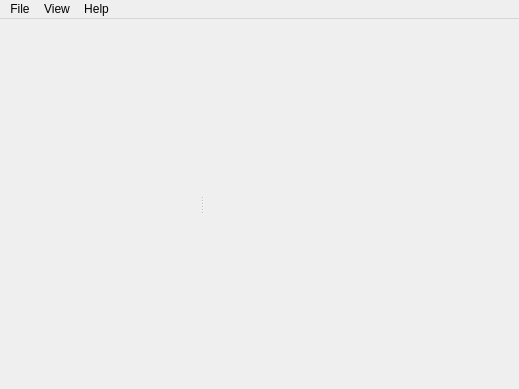
<?xml version="1.0" encoding="UTF-8"?>
<ui version="4.0">
 <class>Upplay</class>
 <widget class="QMainWindow" name="Upplay">
  <property name="geometry">
   <rect>
    <x>0</x>
    <y>0</y>
    <width>519</width>
    <height>389</height>
   </rect>
  </property>
  <property name="sizePolicy">
   <sizepolicy hsizetype="Preferred" vsizetype="Preferred">
    <horstretch>0</horstretch>
    <verstretch>0</verstretch>
   </sizepolicy>
  </property>
  <property name="focusPolicy">
   <enum>Qt::StrongFocus</enum>
  </property>
  <property name="windowTitle">
   <string>Upplay Player</string>
  </property>
  <property name="windowIcon">
   <iconset>
    <normaloff>../../.designer/backup/icons/play.png</normaloff>../../.designer/backup/icons/play.png</iconset>
  </property>
  <property name="toolButtonStyle">
   <enum>Qt::ToolButtonIconOnly</enum>
  </property>
  <property name="documentMode">
   <bool>false</bool>
  </property>
  <property name="unifiedTitleAndToolBarOnMac">
   <bool>true</bool>
  </property>
  <widget class="QWidget" name="centralwidget">
   <layout class="QVBoxLayout" name="verticalLayout_2">
    <property name="spacing">
     <number>0</number>
    </property>
    <property name="margin">
     <number>0</number>
    </property>
    <item>
     <widget class="QSplitter" name="splitter">
      <property name="orientation">
       <enum>Qt::Horizontal</enum>
      </property>
      <widget class="QWidget" name="layoutWidget">
       <layout class="QVBoxLayout" name="verticalLayout" stretch="0,1">
        <property name="spacing">
         <number>2</number>
        </property>
        <item>
         <widget class="PlayerWidget" name="player_w" native="true">
          <property name="sizePolicy">
           <sizepolicy hsizetype="Expanding" vsizetype="Fixed">
            <horstretch>0</horstretch>
            <verstretch>0</verstretch>
           </sizepolicy>
          </property>
         </widget>
        </item>
        <item>
         <widget class="QWidget" name="playlist_widget" native="true">
          <property name="sizePolicy">
           <sizepolicy hsizetype="Preferred" vsizetype="Preferred">
            <horstretch>0</horstretch>
            <verstretch>1</verstretch>
           </sizepolicy>
          </property>
          <property name="minimumSize">
           <size>
            <width>200</width>
            <height>0</height>
           </size>
          </property>
         </widget>
        </item>
       </layout>
      </widget>
      <widget class="QWidget" name="library_widget" native="true">
       <property name="sizePolicy">
        <sizepolicy hsizetype="Preferred" vsizetype="Preferred">
         <horstretch>2</horstretch>
         <verstretch>0</verstretch>
        </sizepolicy>
       </property>
       <property name="minimumSize">
        <size>
         <width>200</width>
         <height>0</height>
        </size>
       </property>
       <property name="focusPolicy">
        <enum>Qt::StrongFocus</enum>
       </property>
       <property name="styleSheet">
        <string notr="true"/>
       </property>
      </widget>
     </widget>
    </item>
   </layout>
  </widget>
  <widget class="QMenuBar" name="menubar">
   <property name="geometry">
    <rect>
     <x>0</x>
     <y>0</y>
     <width>519</width>
     <height>25</height>
    </rect>
   </property>
   <property name="defaultUp">
    <bool>false</bool>
   </property>
   <property name="nativeMenuBar">
    <bool>false</bool>
   </property>
   <widget class="QMenu" name="menuFle">
    <property name="title">
     <string>File</string>
    </property>
    <addaction name="actionChange_Media_Renderer"/>
    <addaction name="separator"/>
    <addaction name="actionSave_Playlist"/>
    <addaction name="actionLoad_Playlist"/>
    <addaction name="separator"/>
    <addaction name="action_Close"/>
   </widget>
   <widget class="QMenu" name="menuView">
    <property name="styleSheet">
     <string notr="true"/>
    </property>
    <property name="title">
     <string>View</string>
    </property>
    <addaction name="action_viewLibrary"/>
    <addaction name="action_viewSearchPanel"/>
    <addaction name="action_smallPlaylistItems"/>
    <addaction name="separator"/>
    <addaction name="action_Dark"/>
    <addaction name="action_Fullscreen"/>
    <addaction name="separator"/>
    <addaction name="action_Preferences"/>
   </widget>
   <widget class="QMenu" name="menuAbout">
    <property name="title">
     <string>Help</string>
    </property>
    <addaction name="action_help"/>
    <addaction name="action_about"/>
   </widget>
   <addaction name="menuFle"/>
   <addaction name="menuView"/>
   <addaction name="menuAbout"/>
  </widget>
  <action name="action_Close">
   <property name="text">
    <string>Close</string>
   </property>
   <property name="shortcut">
    <string>Ctrl+Q</string>
   </property>
  </action>
  <action name="action_Dark">
   <property name="checkable">
    <bool>true</bool>
   </property>
   <property name="text">
    <string>Dark</string>
   </property>
  </action>
  <action name="action_help">
   <property name="text">
    <string>Help</string>
   </property>
  </action>
  <action name="action_about">
   <property name="text">
    <string>About</string>
   </property>
  </action>
  <action name="action_viewLibrary">
   <property name="checkable">
    <bool>true</bool>
   </property>
   <property name="checked">
    <bool>true</bool>
   </property>
   <property name="text">
    <string>&amp;Library</string>
   </property>
   <property name="shortcutContext">
    <enum>Qt::ApplicationShortcut</enum>
   </property>
  </action>
  <action name="action_Fullscreen">
   <property name="checkable">
    <bool>true</bool>
   </property>
   <property name="text">
    <string>Fullscreen</string>
   </property>
  </action>
  <action name="action_Preferences">
   <property name="checkable">
    <bool>false</bool>
   </property>
   <property name="text">
    <string>Preferences</string>
   </property>
  </action>
  <action name="action_smallPlaylistItems">
   <property name="checkable">
    <bool>true</bool>
   </property>
   <property name="text">
    <string>Small Playlist Items</string>
   </property>
  </action>
  <action name="actionChange_Media_Renderer">
   <property name="text">
    <string>Change Media Renderer</string>
   </property>
  </action>
  <action name="action_viewSearchPanel">
   <property name="checkable">
    <bool>true</bool>
   </property>
   <property name="text">
    <string>Search panel</string>
   </property>
  </action>
  <action name="actionSave_Playlist">
   <property name="text">
    <string>Save Playlist</string>
   </property>
  </action>
  <action name="actionLoad_Playlist">
   <property name="text">
    <string>Load Playlist</string>
   </property>
  </action>
 </widget>
 <customwidgets>
  <customwidget>
   <class>PlayerWidget</class>
   <extends>QWidget</extends>
   <header>GUI/playerwidget/playerwidget.h</header>
  </customwidget>
 </customwidgets>
 <resources/>
 <connections/>
</ui>
